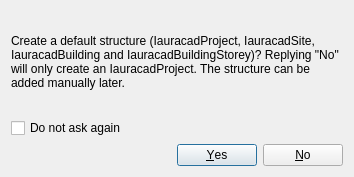
<?xml version="1.0" encoding="UTF-8"?>
<ui version="4.0">
 <class>Dialog</class>
 <widget class="QDialog" name="Dialog">
  <property name="geometry">
   <rect>
    <x>0</x>
    <y>0</y>
    <width>354</width>
    <height>177</height>
   </rect>
  </property>
  <property name="windowTitle">
   <string>Default Structure</string>
  </property>
  <layout class="QVBoxLayout" name="verticalLayout">
   <item>
    <widget class="QLabel" name="label">
     <property name="text">
      <string>Create a default structure (IauracadProject, IauracadSite, IauracadBuilding and IauracadBuildingStorey)? Replying &quot;No&quot; will only create an IauracadProject. The structure can be added manually later.</string>
     </property>
     <property name="wordWrap">
      <bool>true</bool>
     </property>
    </widget>
   </item>
   <item>
    <widget class="QCheckBox" name="checkBox">
     <property name="text">
      <string>Do not ask again</string>
     </property>
    </widget>
   </item>
   <item>
    <widget class="QDialogButtonBox" name="buttonBox">
     <property name="orientation">
      <enum>Qt::Horizontal</enum>
     </property>
     <property name="standardButtons">
      <set>QDialogButtonBox::No|QDialogButtonBox::Yes</set>
     </property>
    </widget>
   </item>
  </layout>
 </widget>
 <resources/>
 <connections>
  <connection>
   <sender>buttonBox</sender>
   <signal>accepted()</signal>
   <receiver>Dialog</receiver>
   <slot>accept()</slot>
   <hints>
    <hint type="sourcelabel">
     <x>248</x>
     <y>254</y>
    </hint>
    <hint type="destinationlabel">
     <x>157</x>
     <y>274</y>
    </hint>
   </hints>
  </connection>
  <connection>
   <sender>buttonBox</sender>
   <signal>rejected()</signal>
   <receiver>Dialog</receiver>
   <slot>reject()</slot>
   <hints>
    <hint type="sourcelabel">
     <x>316</x>
     <y>260</y>
    </hint>
    <hint type="destinationlabel">
     <x>286</x>
     <y>274</y>
    </hint>
   </hints>
  </connection>
 </connections>
</ui>
